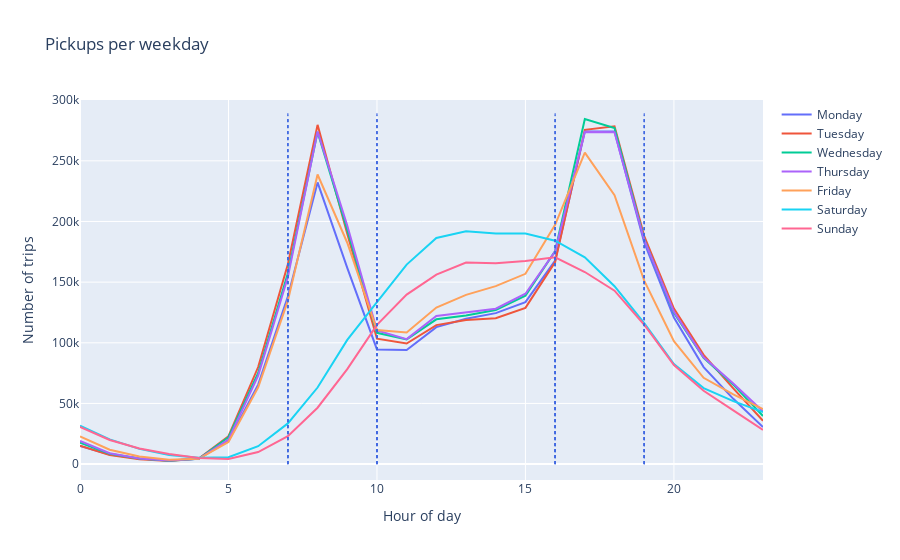

The cell this chart's notebook holds for it:
### Markdown cell above
The weekends have a noticeably lower amount of trips than the workdays, this could indicate that the bikes are used to get to and from work. 
Next, we plot the trip-count at an hourly interval, for all days of the week, to see if we can support this claim.

### Code cell
# plotly plot
fig = go.Figure()

for i, weekday in enumerate(days):
    # Group data by hour of day
    weekdata = pickups_and_dropoffs[pickups_and_dropoffs['weekday'] == i]
    grouped_pickups_and_dropoffs = weekdata.groupby(weekdata.index.hour).sum()[["pickups", "dropoffs"]]


    fig.add_trace(go.Scatter(x=grouped_pickups_and_dropoffs.index, y=grouped_pickups_and_dropoffs['pickups'],
                        mode='lines',
                        name=f'{weekday}'))

    fig.update_layout(title='Pickups per weekday',
                        xaxis_title='Hour of day',
                        yaxis_title='Number of trips')

    # Vertical lines at 7am, 10am, 4pm and 7pm
    fig.add_shape(type="line",
                x0=7, y0=0, x1=7, y1=grouped_pickups_and_dropoffs.max().max(),
                line=dict(color="RoyalBlue", width=1, dash="dot"))
    fig.add_shape(type="line",
                    x0=10, y0=0, x1=10, y1=grouped_pickups_and_dropoffs.max().max(),
                    line=dict(color="RoyalBlue", width=1, dash="dot"))
    fig.add_shape(type="line",
                    x0=16, y0=0, x1=16, y1=grouped_pickups_and_dropoffs.max().max(),
                    line=dict(color="RoyalBlue", width=1, dash="dot"))
    fig.add_shape(type="line",
                    x0=19, y0=0, x1=19, y1=grouped_pickups_and_dropoffs.max().max(),
                    line=dict(color="RoyalBlue", width=1, dash="dot"))


fig.show()

### Figure 1 — Plotly figure (JSON) as saved in the notebook; plotly's stock layout.template omitted (floating-point values rounded to 4 significant figures)
{"data": [{"mode": "lines", "name": "Monday", "type": "scatter", "x": [0, 1, 2, 3, 4, 5, 6, 7, 8, 9, 10, 11, 12, 13, 14, 15, 16, 17, 18, 19, 20, 21, 22, 23], "y": [15023, 7917, 4709, 2986, 4314, 19291, 65526, 138112, 232201, 161820, 94503, 94092, 112898, 119743, 124443, 133520, 167687, 274129, 274095, 182668, 120896, 80000, 53823, 30486]}, {"mode": "lines", "name": "Tuesday", "type": "scatter", "x": [0, 1, 2, 3, 4, 5, 6, 7, 8, 9, 10, 11, 12, 13, 14, 15, 16, 17, 18, 19, 20, 21, 22, 23], "y": [15136, 7405, 3978, 2562, 4562, 22974, 80020, 164679, 279663, 189848, 103380, 99357, 114558, 118849, 120184, 128799, 166603, 275514, 278404, 187995, 128163, 90036, 62380, 35690]}, {"mode": "lines", "name": "Wednesday", "type": "scatter", "x": [0, 1, 2, 3, 4, 5, 6, 7, 8, 9, 10, 11, 12, 13, 14, 15, 16, 17, 18, 19, 20, 21, 22, 23], "y": [17666, 8448, 4564, 2693, 4453, 22173, 75157, 157234, 273803, 193095, 108201, 102779, 119351, 122527, 127062, 138847, 175655, 284477, 277095, 185302, 124753, 87628, 65510, 39606]}, {"mode": "lines", "name": "Thursday", "type": "scatter", "x": [0, 1, 2, 3, 4, 5, 6, 7, 8, 9, 10, 11, 12, 13, 14, 15, 16, 17, 18, 19, 20, 21, 22, 23], "y": [19078, 8921, 4583, 2873, 4393, 20239, 72975, 154183, 274222, 196754, 110114, 103008, 122155, 125178, 128077, 140452, 175498, 273857, 273568, 184815, 125628, 88073, 66455, 43421]}, {"mode": "lines", "name": "Friday", "type": "scatter", "x": [0, 1, 2, 3, 4, 5, 6, 7, 8, 9, 10, 11, 12, 13, 14, 15, 16, 17, 18, 19, 20, 21, 22, 23], "y": [22799, 11834, 6219, 3673, 4406, 18277, 63370, 134769, 238742, 182488, 110473, 108527, 129023, 139494, 146726, 156872, 197219, 256707, 221634, 151199, 101405, 71170, 57436, 45411]}, {"mode": "lines", "name": "Saturday", "type": "scatter", "x": [0, 1, 2, 3, 4, 5, 6, 7, 8, 9, 10, 11, 12, 13, 14, 15, 16, 17, 18, 19, 20, 21, 22, 23], "y": [31624, 20424, 12539, 7533, 5231, 5600, 14787, 33552, 63127, 102399, 133595, 164454, 186466, 192025, 190022, 190048, 184145, 170389, 146635, 116127, 82422, 62656, 51951, 42871]}, {"mode": "lines", "name": "Sunday", "type": "scatter", "x": [0, 1, 2, 3, 4, 5, 6, 7, 8, 9, 10, 11, 12, 13, 14, 15, 16, 17, 18, 19, 20, 21, 22, 23], "y": [30721, 19899, 12828, 8330, 5076, 4186, 9923, 23048, 46484, 78295, 114809, 139716, 156167, 166156, 165630, 167436, 170509, 158354, 142969, 114899, 81674, 60436, 44320, 28230]}], "layout": {"shapes": [{"line": {"color": "RoyalBlue", "dash": "dot", "width": 1}, "type": "line", "x0": 7, "x1": 7, "y0": 0, "y1": 285543}, {"line": {"color": "RoyalBlue", "dash": "dot", "width": 1}, "type": "line", "x0": 10, "x1": 10, "y0": 0, "y1": 285543}, {"line": {"color": "RoyalBlue", "dash": "dot", "width": 1}, "type": "line", "x0": 16, "x1": 16, "y0": 0, "y1": 285543}, {"line": {"color": "RoyalBlue", "dash": "dot", "width": 1}, "type": "line", "x0": 19, "x1": 19, "y0": 0, "y1": 285543}, {"line": {"color": "RoyalBlue", "dash": "dot", "width": 1}, "type": "line", "x0": 7, "x1": 7, "y0": 0, "y1": 288138}, {"line": {"color": "RoyalBlue", "dash": "dot", "width": 1}, "type": "line", "x0": 10, "x1": 10, "y0": 0, "y1": 288138}, {"line": {"color": "RoyalBlue", "dash": "dot", "width": 1}, "type": "line", "x0": 16, "x1": 16, "y0": 0, "y1": 288138}, {"line": {"color": "RoyalBlue", "dash": "dot", "width": 1}, "type": "line", "x0": 19, "x1": 19, "y0": 0, "y1": 288138}, {"line": {"color": "RoyalBlue", "dash": "dot", "width": 1}, "type": "line", "x0": 7, "x1": 7, "y0": 0, "y1": 289612}, {"line": {"color": "RoyalBlue", "dash": "dot", "width": 1}, "type": "line", "x0": 10, "x1": 10, "y0": 0, "y1": 289612}, {"line": {"color": "RoyalBlue", "dash": "dot", "width": 1}, "type": "line", "x0": 16, "x1": 16, "y0": 0, "y1": 289612}, {"line": {"color": "RoyalBlue", "dash": "dot", "width": 1}, "type": "line", "x0": 19, "x1": 19, "y0": 0, "y1": 289612}, {"line": {"color": "RoyalBlue", "dash": "dot", "width": 1}, "type": "line", "x0": 7, "x1": 7, "y0": 0, "y1": 284810}, {"line": {"color": "RoyalBlue", "dash": "dot", "width": 1}, "type": "line", "x0": 10, "x1": 10, "y0": 0, "y1": 284810}, {"line": {"color": "RoyalBlue", "dash": "dot", "width": 1}, "type": "line", "x0": 16, "x1": 16, "y0": 0, "y1": 284810}, {"line": {"color": "RoyalBlue", "dash": "dot", "width": 1}, "type": "line", "x0": 19, "x1": 19, "y0": 0, "y1": 284810}, {"line": {"color": "RoyalBlue", "dash": "dot", "width": 1}, "type": "line", "x0": 7, "x1": 7, "y0": 0, "y1": 256707}, {"line": {"color": "RoyalBlue", "dash": "dot", "width": 1}, "type": "line", "x0": 10, "x1": 10, "y0": 0, "y1": 256707}, {"line": {"color": "RoyalBlue", "dash": "dot", "width": 1}, "type": "line", "x0": 16, "x1": 16, "y0": 0, "y1": 256707}, {"line": {"color": "RoyalBlue", "dash": "dot", "width": 1}, "type": "line", "x0": 19, "x1": 19, "y0": 0, "y1": 256707}, {"line": {"color": "RoyalBlue", "dash": "dot", "width": 1}, "type": "line", "x0": 7, "x1": 7, "y0": 0, "y1": 192025}, {"line": {"color": "RoyalBlue", "dash": "dot", "width": 1}, "type": "line", "x0": 10, "x1": 10, "y0": 0, "y1": 192025}, {"line": {"color": "RoyalBlue", "dash": "dot", "width": 1}, "type": "line", "x0": 16, "x1": 16, "y0": 0, "y1": 192025}, {"line": {"color": "RoyalBlue", "dash": "dot", "width": 1}, "type": "line", "x0": 19, "x1": 19, "y0": 0, "y1": 192025}, {"line": {"color": "RoyalBlue", "dash": "dot", "width": 1}, "type": "line", "x0": 7, "x1": 7, "y0": 0, "y1": 171552}, {"line": {"color": "RoyalBlue", "dash": "dot", "width": 1}, "type": "line", "x0": 10, "x1": 10, "y0": 0, "y1": 171552}, {"line": {"color": "RoyalBlue", "dash": "dot", "width": 1}, "type": "line", "x0": 16, "x1": 16, "y0": 0, "y1": 171552}, {"line": {"color": "RoyalBlue", "dash": "dot", "width": 1}, "type": "line", "x0": 19, "x1": 19, "y0": 0, "y1": 171552}], "title": {"text": "Pickups per weekday"}, "xaxis": {"title": {"text": "Hour of day"}}, "yaxis": {"title": {"text": "Number of trips"}}}}
